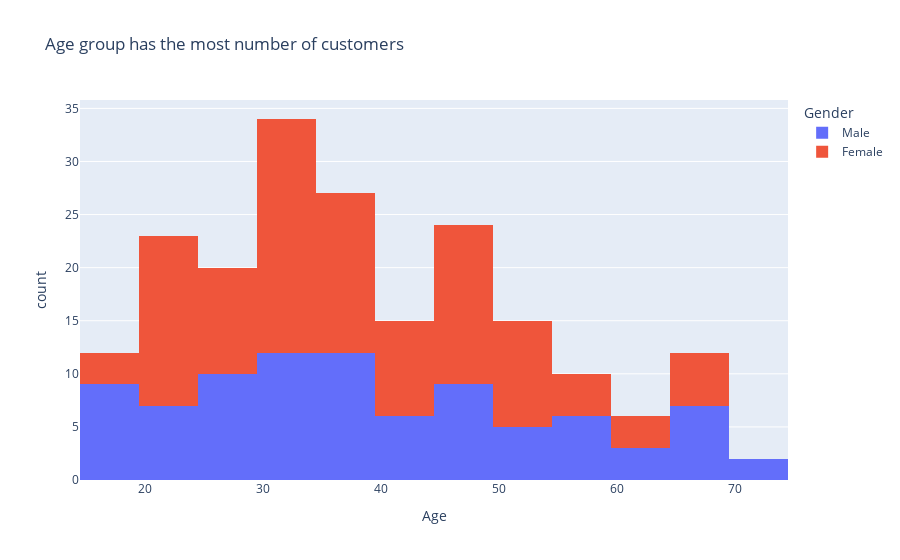

Notebook code cell kept with this figure:
### Code cell
#which age group has the most customers
fig2 = px.histogram(Customers,x='Age',nbins=15,color='Gender',title='Age group has the most number of customers')
fig2.show()

### Figure 1 — Plotly figure (JSON) as saved in the notebook; plotly's stock layout.template omitted (floating-point values rounded to 4 significant figures)
{"data": [{"alignmentgroup": "True", "bingroup": "x", "hovertemplate": "Gender=Male<br>Age=%{x}<br>count=%{y}<extra></extra>", "legendgroup": "Male", "marker": {"color": "#636efa", "pattern": {"shape": ""}}, "name": "Male", "nbinsx": 15, "offsetgroup": "Male", "orientation": "v", "showlegend": true, "type": "histogram", "x": [19, 21, 64, 67, 37, 22, 20, 52, 35, 25, 31, 29, 35, 60, 53, 18, 24, 48, 33, 59, 47, 69, 53, 70, 19, 63, 18, 19, 70, 59, 26, 40, 57, 38, 67, 48, 18, 48, 24, 48, 20, 67, 26, 49, 54, 68, 66, 65, 19, 27, 39, 43, 40, 59, 38, 47, 39, 20, 32, 19, 32, 25, 28, 48, 34, 43, 39, 37, 34, 19, 50, 42, 32, 40, 28, 36, 36, 58, 27, 59, 35, 46, 30, 28, 33, 32, 32, 30], "xaxis": "x", "yaxis": "y"}, {"alignmentgroup": "True", "bingroup": "x", "hovertemplate": "Gender=Female<br>Age=%{x}<br>count=%{y}<extra></extra>", "legendgroup": "Female", "marker": {"color": "#EF553B", "pattern": {"shape": ""}}, "name": "Female", "nbinsx": 15, "offsetgroup": "Female", "orientation": "v", "showlegend": true, "type": "histogram", "x": [20, 23, 31, 22, 35, 23, 30, 35, 58, 24, 35, 35, 46, 54, 45, 40, 23, 21, 49, 21, 42, 30, 36, 20, 65, 31, 49, 24, 50, 27, 29, 31, 49, 31, 50, 51, 27, 67, 54, 43, 68, 32, 47, 60, 60, 45, 23, 49, 46, 21, 55, 22, 34, 50, 68, 40, 32, 47, 27, 23, 49, 21, 66, 19, 38, 18, 19, 63, 49, 51, 50, 38, 40, 23, 31, 25, 31, 29, 44, 35, 57, 28, 32, 32, 34, 44, 38, 47, 27, 30, 30, 56, 29, 31, 36, 33, 36, 52, 30, 37, 32, 29, 41, 54, 41, 36, 34, 32, 38, 47, 35, 45], "xaxis": "x", "yaxis": "y"}], "layout": {"barmode": "relative", "legend": {"title": {"text": "Gender"}, "tracegroupgap": 0}, "title": {"text": "Age group has the most number of customers"}, "xaxis": {"anchor": "y", "domain": [0, 1], "title": {"text": "Age"}}, "yaxis": {"anchor": "x", "domain": [0, 1], "title": {"text": "count"}}}}
